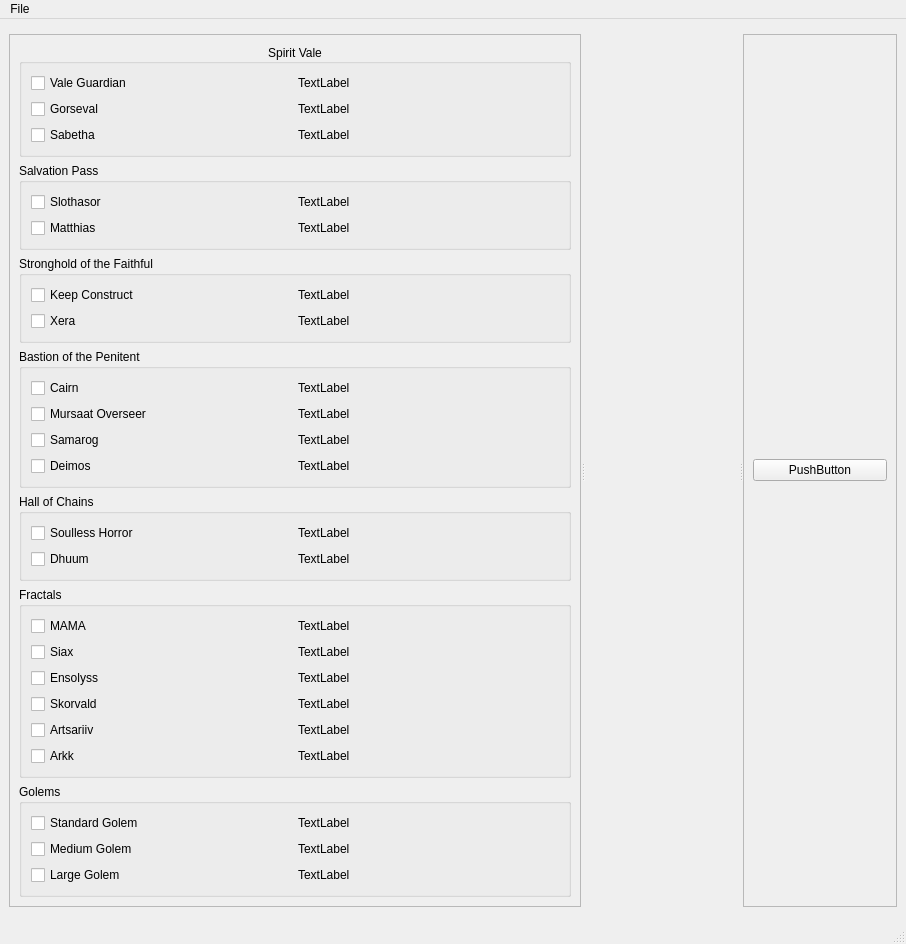
<?xml version="1.0" encoding="UTF-8"?>
<ui version="4.0">
 <class>MainWindow</class>
 <widget class="QMainWindow" name="MainWindow">
  <property name="geometry">
   <rect>
    <x>0</x>
    <y>0</y>
    <width>906</width>
    <height>908</height>
   </rect>
  </property>
  <property name="windowTitle">
   <string>MainWindow</string>
  </property>
  <widget class="QWidget" name="centralwidget">
   <layout class="QGridLayout" name="gridLayout_8">
    <item row="1" column="1">
     <widget class="QSplitter" name="splitter">
      <property name="orientation">
       <enum>Qt::Horizontal</enum>
      </property>
      <widget class="QFrame" name="frame_bosses">
       <property name="minimumSize">
        <size>
         <width>0</width>
         <height>0</height>
        </size>
       </property>
       <property name="maximumSize">
        <size>
         <width>16777215</width>
         <height>16777215</height>
        </size>
       </property>
       <property name="frameShape">
        <enum>QFrame::StyledPanel</enum>
       </property>
       <property name="frameShadow">
        <enum>QFrame::Raised</enum>
       </property>
       <layout class="QVBoxLayout" name="verticalLayout_2">
        <item>
         <widget class="ButtonGroupBox" name="gbWing1">
          <property name="title">
           <string>Spirit Vale</string>
          </property>
          <property name="alignment">
           <set>Qt::AlignCenter</set>
          </property>
          <layout class="QGridLayout" name="gridLayout_3">
           <item row="1" column="0">
            <widget class="QCheckBox" name="cbW1B1">
             <property name="text">
              <string>Vale Guardian</string>
             </property>
            </widget>
           </item>
           <item row="2" column="1">
            <widget class="QLabel" name="lW1B2">
             <property name="minimumSize">
              <size>
               <width>200</width>
               <height>0</height>
              </size>
             </property>
             <property name="text">
              <string>TextLabel</string>
             </property>
            </widget>
           </item>
           <item row="2" column="0">
            <widget class="QCheckBox" name="cbW1B2">
             <property name="text">
              <string>Gorseval</string>
             </property>
            </widget>
           </item>
           <item row="1" column="1">
            <widget class="QLabel" name="lW1B1">
             <property name="minimumSize">
              <size>
               <width>200</width>
               <height>0</height>
              </size>
             </property>
             <property name="text">
              <string>TextLabel</string>
             </property>
            </widget>
           </item>
           <item row="3" column="1">
            <widget class="QLabel" name="lW1B3">
             <property name="minimumSize">
              <size>
               <width>200</width>
               <height>0</height>
              </size>
             </property>
             <property name="text">
              <string>TextLabel</string>
             </property>
            </widget>
           </item>
           <item row="3" column="0">
            <widget class="QCheckBox" name="cbW1B3">
             <property name="text">
              <string>Sabetha</string>
             </property>
            </widget>
           </item>
          </layout>
         </widget>
        </item>
        <item>
         <widget class="QGroupBox" name="gbWing2">
          <property name="title">
           <string>Salvation Pass</string>
          </property>
          <property name="flat">
           <bool>false</bool>
          </property>
          <property name="checkable">
           <bool>false</bool>
          </property>
          <layout class="QGridLayout" name="gridLayout_2">
           <item row="0" column="0">
            <widget class="QCheckBox" name="cbW2B1_2">
             <property name="text">
              <string>Slothasor</string>
             </property>
            </widget>
           </item>
           <item row="0" column="1">
            <widget class="QLabel" name="lW2B1">
             <property name="minimumSize">
              <size>
               <width>200</width>
               <height>0</height>
              </size>
             </property>
             <property name="text">
              <string>TextLabel</string>
             </property>
            </widget>
           </item>
           <item row="1" column="0">
            <widget class="QCheckBox" name="cbW2B2_2">
             <property name="text">
              <string>Matthias</string>
             </property>
            </widget>
           </item>
           <item row="1" column="1">
            <widget class="QLabel" name="lW2B2">
             <property name="minimumSize">
              <size>
               <width>200</width>
               <height>0</height>
              </size>
             </property>
             <property name="text">
              <string>TextLabel</string>
             </property>
            </widget>
           </item>
          </layout>
         </widget>
        </item>
        <item>
         <widget class="QGroupBox" name="gbWing3">
          <property name="title">
           <string>Stronghold of the Faithful</string>
          </property>
          <property name="flat">
           <bool>false</bool>
          </property>
          <property name="checkable">
           <bool>false</bool>
          </property>
          <layout class="QGridLayout" name="gridLayout_5">
           <item row="0" column="0">
            <widget class="QCheckBox" name="cbW3B1">
             <property name="text">
              <string>Keep Construct</string>
             </property>
            </widget>
           </item>
           <item row="0" column="1">
            <widget class="QLabel" name="lW3B1">
             <property name="minimumSize">
              <size>
               <width>200</width>
               <height>0</height>
              </size>
             </property>
             <property name="text">
              <string>TextLabel</string>
             </property>
            </widget>
           </item>
           <item row="1" column="0">
            <widget class="QCheckBox" name="cbW3B2">
             <property name="text">
              <string>Xera</string>
             </property>
            </widget>
           </item>
           <item row="1" column="1">
            <widget class="QLabel" name="lW3B2">
             <property name="minimumSize">
              <size>
               <width>200</width>
               <height>0</height>
              </size>
             </property>
             <property name="text">
              <string>TextLabel</string>
             </property>
            </widget>
           </item>
          </layout>
         </widget>
        </item>
        <item>
         <widget class="QGroupBox" name="gbWing4">
          <property name="title">
           <string>Bastion of the Penitent</string>
          </property>
          <property name="flat">
           <bool>false</bool>
          </property>
          <property name="checkable">
           <bool>false</bool>
          </property>
          <layout class="QGridLayout" name="gridLayout">
           <item row="0" column="0">
            <widget class="QCheckBox" name="cbW4B1">
             <property name="text">
              <string>Cairn</string>
             </property>
            </widget>
           </item>
           <item row="0" column="1">
            <widget class="QLabel" name="lW4B1">
             <property name="minimumSize">
              <size>
               <width>200</width>
               <height>0</height>
              </size>
             </property>
             <property name="text">
              <string>TextLabel</string>
             </property>
            </widget>
           </item>
           <item row="1" column="0">
            <widget class="QCheckBox" name="cbW4B2">
             <property name="text">
              <string>Mursaat Overseer</string>
             </property>
            </widget>
           </item>
           <item row="1" column="1">
            <widget class="QLabel" name="lW4B2">
             <property name="minimumSize">
              <size>
               <width>200</width>
               <height>0</height>
              </size>
             </property>
             <property name="text">
              <string>TextLabel</string>
             </property>
            </widget>
           </item>
           <item row="2" column="0">
            <widget class="QCheckBox" name="cbW4B3">
             <property name="text">
              <string>Samarog</string>
             </property>
            </widget>
           </item>
           <item row="2" column="1">
            <widget class="QLabel" name="lW4B3">
             <property name="minimumSize">
              <size>
               <width>200</width>
               <height>0</height>
              </size>
             </property>
             <property name="text">
              <string>TextLabel</string>
             </property>
            </widget>
           </item>
           <item row="3" column="0">
            <widget class="QCheckBox" name="cbW4B4">
             <property name="text">
              <string>Deimos</string>
             </property>
            </widget>
           </item>
           <item row="3" column="1">
            <widget class="QLabel" name="lW4B4">
             <property name="minimumSize">
              <size>
               <width>200</width>
               <height>0</height>
              </size>
             </property>
             <property name="text">
              <string>TextLabel</string>
             </property>
            </widget>
           </item>
          </layout>
         </widget>
        </item>
        <item>
         <widget class="QGroupBox" name="gbWing5">
          <property name="title">
           <string>Hall of Chains</string>
          </property>
          <property name="flat">
           <bool>false</bool>
          </property>
          <property name="checkable">
           <bool>false</bool>
          </property>
          <layout class="QGridLayout" name="gridLayout_4">
           <item row="0" column="0">
            <widget class="QCheckBox" name="cbW5B1">
             <property name="text">
              <string>Soulless Horror</string>
             </property>
            </widget>
           </item>
           <item row="0" column="1">
            <widget class="QLabel" name="lW5B1">
             <property name="minimumSize">
              <size>
               <width>200</width>
               <height>0</height>
              </size>
             </property>
             <property name="text">
              <string>TextLabel</string>
             </property>
            </widget>
           </item>
           <item row="1" column="0">
            <widget class="QCheckBox" name="cbW5B2">
             <property name="text">
              <string>Dhuum</string>
             </property>
            </widget>
           </item>
           <item row="1" column="1">
            <widget class="QLabel" name="lW5B2">
             <property name="minimumSize">
              <size>
               <width>200</width>
               <height>0</height>
              </size>
             </property>
             <property name="text">
              <string>TextLabel</string>
             </property>
            </widget>
           </item>
          </layout>
         </widget>
        </item>
        <item>
         <widget class="QGroupBox" name="gbFractals">
          <property name="title">
           <string>Fractals</string>
          </property>
          <property name="flat">
           <bool>false</bool>
          </property>
          <property name="checkable">
           <bool>false</bool>
          </property>
          <layout class="QGridLayout" name="gridLayout_6">
           <item row="0" column="0">
            <widget class="QCheckBox" name="cbFractal1B1">
             <property name="text">
              <string>MAMA</string>
             </property>
            </widget>
           </item>
           <item row="0" column="1">
            <widget class="QLabel" name="lFractal1B1">
             <property name="minimumSize">
              <size>
               <width>200</width>
               <height>0</height>
              </size>
             </property>
             <property name="text">
              <string>TextLabel</string>
             </property>
            </widget>
           </item>
           <item row="1" column="0">
            <widget class="QCheckBox" name="cbFractal1B2">
             <property name="text">
              <string>Siax</string>
             </property>
            </widget>
           </item>
           <item row="1" column="1">
            <widget class="QLabel" name="lFractal1B2">
             <property name="minimumSize">
              <size>
               <width>200</width>
               <height>0</height>
              </size>
             </property>
             <property name="text">
              <string>TextLabel</string>
             </property>
            </widget>
           </item>
           <item row="2" column="0">
            <widget class="QCheckBox" name="cbFractal1B3">
             <property name="text">
              <string>Ensolyss</string>
             </property>
            </widget>
           </item>
           <item row="2" column="1">
            <widget class="QLabel" name="lFractal1B3">
             <property name="minimumSize">
              <size>
               <width>200</width>
               <height>0</height>
              </size>
             </property>
             <property name="text">
              <string>TextLabel</string>
             </property>
            </widget>
           </item>
           <item row="3" column="0">
            <widget class="QCheckBox" name="cbFractal2B1">
             <property name="text">
              <string>Skorvald</string>
             </property>
            </widget>
           </item>
           <item row="3" column="1">
            <widget class="QLabel" name="lFractal2B1">
             <property name="minimumSize">
              <size>
               <width>200</width>
               <height>0</height>
              </size>
             </property>
             <property name="text">
              <string>TextLabel</string>
             </property>
            </widget>
           </item>
           <item row="4" column="0">
            <widget class="QCheckBox" name="cbFractal2B2">
             <property name="text">
              <string>Artsariiv</string>
             </property>
            </widget>
           </item>
           <item row="4" column="1">
            <widget class="QLabel" name="lFractal2B2">
             <property name="minimumSize">
              <size>
               <width>200</width>
               <height>0</height>
              </size>
             </property>
             <property name="text">
              <string>TextLabel</string>
             </property>
            </widget>
           </item>
           <item row="5" column="0">
            <widget class="QCheckBox" name="cbFractal2B3">
             <property name="text">
              <string>Arkk</string>
             </property>
            </widget>
           </item>
           <item row="5" column="1">
            <widget class="QLabel" name="lFractal2B3">
             <property name="minimumSize">
              <size>
               <width>200</width>
               <height>0</height>
              </size>
             </property>
             <property name="text">
              <string>TextLabel</string>
             </property>
            </widget>
           </item>
          </layout>
         </widget>
        </item>
        <item>
         <widget class="QGroupBox" name="gbGolems">
          <property name="title">
           <string>Golems</string>
          </property>
          <property name="flat">
           <bool>false</bool>
          </property>
          <property name="checkable">
           <bool>false</bool>
          </property>
          <layout class="QGridLayout" name="gridLayout_7">
           <item row="0" column="0">
            <widget class="QCheckBox" name="cbGolem1">
             <property name="text">
              <string>Standard Golem</string>
             </property>
            </widget>
           </item>
           <item row="0" column="1">
            <widget class="QLabel" name="lW4B1_7">
             <property name="minimumSize">
              <size>
               <width>200</width>
               <height>0</height>
              </size>
             </property>
             <property name="text">
              <string>TextLabel</string>
             </property>
            </widget>
           </item>
           <item row="1" column="0">
            <widget class="QCheckBox" name="cbGolem2">
             <property name="text">
              <string>Medium Golem</string>
             </property>
            </widget>
           </item>
           <item row="1" column="1">
            <widget class="QLabel" name="lW4B2_7">
             <property name="minimumSize">
              <size>
               <width>200</width>
               <height>0</height>
              </size>
             </property>
             <property name="text">
              <string>TextLabel</string>
             </property>
            </widget>
           </item>
           <item row="2" column="0">
            <widget class="QCheckBox" name="cbGolem3">
             <property name="text">
              <string>Large Golem</string>
             </property>
            </widget>
           </item>
           <item row="2" column="1">
            <widget class="QLabel" name="lW4B3_7">
             <property name="minimumSize">
              <size>
               <width>200</width>
               <height>0</height>
              </size>
             </property>
             <property name="text">
              <string>TextLabel</string>
             </property>
            </widget>
           </item>
          </layout>
         </widget>
        </item>
       </layout>
      </widget>
      <widget class="QWidget" name="fTemp" native="true"/>
      <widget class="QFrame" name="fOptions">
       <property name="frameShape">
        <enum>QFrame::StyledPanel</enum>
       </property>
       <property name="frameShadow">
        <enum>QFrame::Raised</enum>
       </property>
       <layout class="QVBoxLayout" name="verticalLayout">
        <item>
         <widget class="QPushButton" name="pushButton">
          <property name="text">
           <string>PushButton</string>
          </property>
         </widget>
        </item>
       </layout>
      </widget>
     </widget>
    </item>
    <item row="2" column="1">
     <widget class="QFrame" name="fFooter">
      <property name="maximumSize">
       <size>
        <width>16777215</width>
        <height>30</height>
       </size>
      </property>
      <property name="frameShape">
       <enum>QFrame::StyledPanel</enum>
      </property>
      <property name="frameShadow">
       <enum>QFrame::Raised</enum>
      </property>
     </widget>
    </item>
    <item row="0" column="1">
     <widget class="QWidget" name="fHeader" native="true">
      <property name="maximumSize">
       <size>
        <width>16777215</width>
        <height>30</height>
       </size>
      </property>
     </widget>
    </item>
   </layout>
  </widget>
  <widget class="QMenuBar" name="menubar">
   <property name="geometry">
    <rect>
     <x>0</x>
     <y>0</y>
     <width>906</width>
     <height>21</height>
    </rect>
   </property>
   <widget class="QMenu" name="menuFile">
    <property name="title">
     <string>File</string>
    </property>
   </widget>
   <addaction name="menuFile"/>
  </widget>
  <widget class="QStatusBar" name="statusbar"/>
 </widget>
 <customwidgets>
  <customwidget>
   <class>ButtonGroupBox</class>
   <extends>QGroupBox</extends>
   <header>buttongroupbox.h</header>
   <container>1</container>
  </customwidget>
 </customwidgets>
 <resources/>
 <connections/>
</ui>
